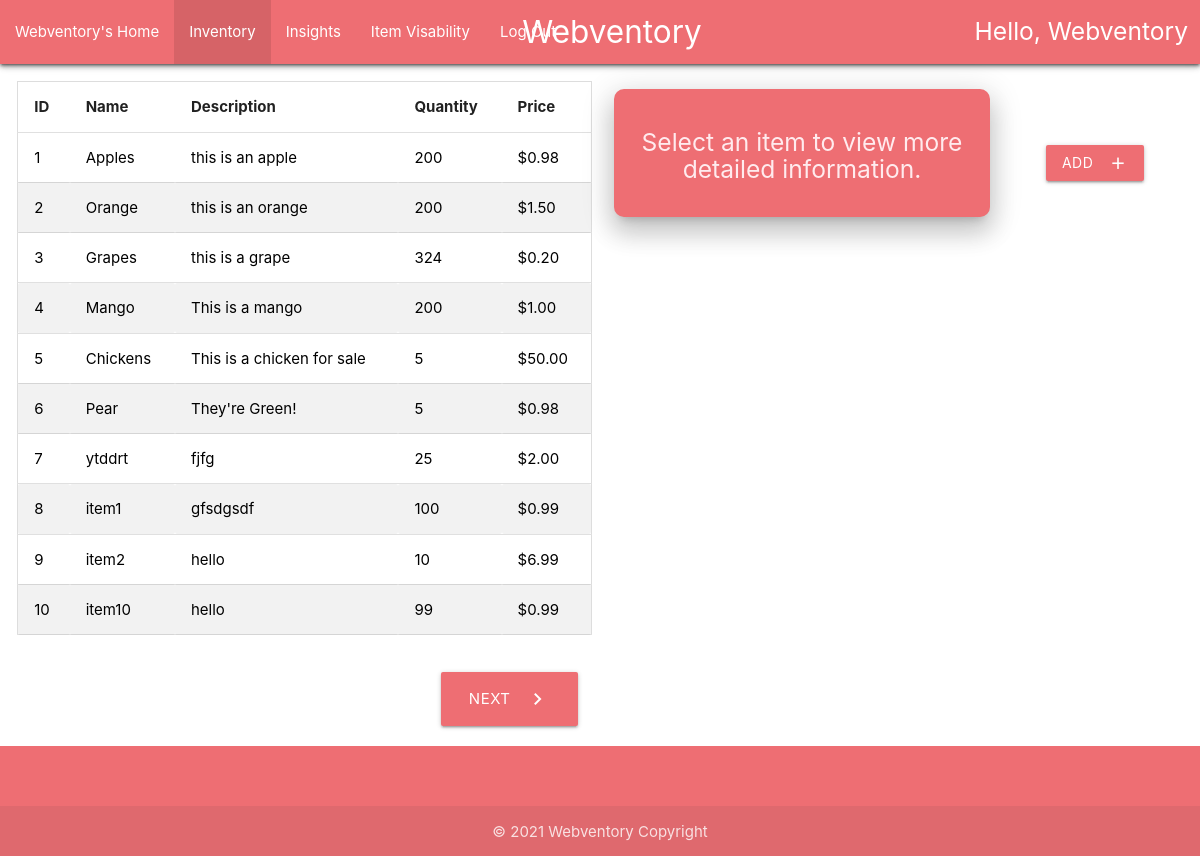
The page /userInventory/ (signed in) on the database its author committed.
### home/models.py (models this page shows, shortened)
class User(AbstractUser):
    username: str = models.CharField(max_length=30, unique=True)
    email: str = models.CharField(max_length=100)
    password: str = models.CharField(max_length=30)
    def __str__(self) -> str:
        return self.username

class Item(models.Model):
    id: int = models.AutoField(unique=True, primary_key=True)
    name: str = models.CharField(max_length=30)
    description: str = models.CharField(max_length=100)
    quantity: int = models.IntegerField()
    price: float = models.DecimalField(max_digits=9, decimal_places=2)
    user_visibility: str = models.TextField()
    def get_user_visibility(self) -> List[str]:
        return self.user_visibility.split(',')

### home/views.py (the view)
# urls.py: path('userInventory/', views.user_inventory),
@login_required(login_url='/login')
def user_inventory(request, item_id=0, item_range=10) -> render:
    clear_graph_history(request.user)
    if (request.POST.get('search')):
        items: Item = Item.objects.filter(
            name__contains=request.POST['search'], user_visibility__contains=f'{request.user},').select_related()
    else:
        items: Item = Item.objects.filter(id__range=((item_range - 10), item_range),
                                          user_visibility__contains=f'{request.user},').select_related()
    item: Item = str()
    item_history: ItemHistory = str()
    if item_id != 0:
        item = Item.objects.get(id=item_id)
        item_history = ItemHistory.objects.filter(
            item_id=item_id).select_related()
    return render(request, 'home/userHomeInventory.html',
                  {"username": str(request.user).title(), "item": item, "items": items, "itemHistories": item_history,
                   'item_range': item_range, 'item_id': item_id, })

### home/views.py (called while the page is built)
def clear_graph_history(username: str) -> None:
    path = os.path.join(os.path.dirname(__file__), 'static',
                        'home', 'temp', f'{username}')
    if os.path.exists(path):
        os.chdir(path)
        for file in os.listdir(path):
            os.remove(file)

### home/templates/home/userHomeInventory.html (shortened to what this page needs)
{% extends 'home/userHome.html' %}
{% block content %}
{% load static %}
{% include 'home/navbar.html' with inventory="active" %}
<link rel="stylesheet" href="{% static 'home/css/style.css' %}" />
<div class="container-fluid">
    <div class="row" style="padding-left: 0.5%">
        <div class="col s6">
            {% include 'home/inventoryTable.html' with rootPage='userInventory' %}
        </div>
        <div class="col s4 center">
            {% if item and user.username in item.get_user_visibility %}
            <h1 style="font-size: 75px">
                <i class="material-icons small" style="font-size: 50px">local_offer</i>
                {{item.name}}
            </h1>
            <h3>Quantity: {{item.quantity}}</h3>
            <h3>Price per {{item.name}}: ${{item.price|floatformat:2}}</h3>
            <h4>
                <i class="material-icons small" style="font-size: 27px">description</i>Description:
                {{item.description}}
            </h4>
            {% else %}
            {% include "home/card.html" with msg="Select an item to view more detailed information." %}
            {% endif %}
        </div>
        <div class="col s2 center" style="padding-top: 1%; padding-left: 0; margin-left: 0;">
            {% if not item %}
            <br />
            <br />
            <br />
            <br />
            {% endif %}
            <a class="waves-effect waves-light btn hoverable" style="background-color: #ee6e73" href="/create"><i
                    class="material-icons right">add</i>Add</a>
            <br />
            <br />
        </div>
    </div>
    <div class="row">
        <div class="col s6 left">
            {% include 'home/tableNav.html' with inventory="inventory" rootPage="userInventory" %}
        </div>
    </div>
</div>
{% endblock %}

### home/templates/home/navbar.html (shortened to what this page needs)
<div style="width: 100%">
  <nav>
    <div class="nav-wrapper row s12 z-depth-2">
      <a href="/" class="brand-logo center" style="padding-left: 2%">Webventory</a>
      <ul class="left hide-on-med-and-down">
        <li class="{{home}}"><a href="/userHome">{{username}}'s Home</a></li>
        <li class="{{inventory}}"><a href="/userInventory">Inventory</a></li>
        <li class="{{insights}}"><a href="/userInsights">Insights</a></li>
        <li class="{{users}}"><a href="/userVisability">Item Visability</a></li>
        <li><a href="/logout">Log Out</a></li>
      </ul>
      <h5 class="right" style="padding-right: 1%; padding-top: 0.125%">
        Hello, {{username}}
      </h5>
    </div>
  </nav>
</div>

### home/templates/home/inventoryTable.html
<br>
{% if items %}
<table id="myTable">
    <thead>
        <tr>
            <th scope="col">ID</th>
            <th scope="col">Name</th>
            <th scope="col">Description</th>
            <th scope="col">Quantity</th>
            <th scope="col">Price</th>
        </tr>
    </thead>
    <tbody>
        {% for item in items %}
        {% if user.username in item.get_user_visibility %}
        <tr>
            <td><a style="color: black" href="/{{rootPage}}/{{item.id}}">
                    {{ item.id }}
                </a></td>
            <td><a style="color: black" href="/{{rootPage}}/{{item.id}}">
                    {{ item.name }}
                </a></td>
            <td><a style="color: black" href="/{{rootPage}}/{{item.id}}">
                    {{ item.description }}
                </a></td>
            <td><a style="color: black" href="/{{rootPage}}/{{item.id}}">
                    {{ item.quantity }}
                </a></td>
            <td><a style="color: black" href="/{{rootPage}}/{{item.id}}">
                    ${{ item.price|floatformat:2 }}
                </a></td>
        </tr>
        {% endif %}
        {% endfor %}
    </tbody>
</table>
{% elif item_range == 20 %}
<h4>No items in Inventory.</h4>
{% else %}
<h4>No Items Left.</h4>
{% endif %}
<br>

### home/static/home/css/style.css (style rules this page uses)
body { display: flex; min-height: 100vh; flex-direction: column; }
table { border-spacing: 0; width: 100%; border: 1px solid #ddd; }
th { cursor: pointer; }
th, td { text-align: left; padding: 16px; }
tr:nth-child(even) { background-color: #f2f2f2 }

### rows shown on the page
User: username "Webventory"
Item: id "1", name "Apples", description "this is an apple", quantity "200", price "0.98"
Item: id "2", name "Orange", description "this is an orange", quantity "200", price "1.50"
Item: id "3", name "Grapes", description "this is a grape", quantity "324", price "0.20"
Item: id "4", name "Mango", description "This is a mango", quantity "200", price "1.00"
Item: id "5", name "Chickens", description "This is a chicken for sale", quantity "5", price "50.00"
Item: id "6", name "Pear", description "They're Green!", quantity "5", price "0.98"
Item: id "7", name "ytddrt", description "fjfg", quantity "25", price "2.00"
Item: id "8", name "item1", description "gfsdgsdf", quantity "100", price "0.99"
Item: id "9", name "item2", description "hello", quantity "10", price "6.99"
Item: id "10", name "item10", description "hello", quantity "99", price "0.99"

### other values the page prints
{{ msg }} "Select an item to view more detailed information."
